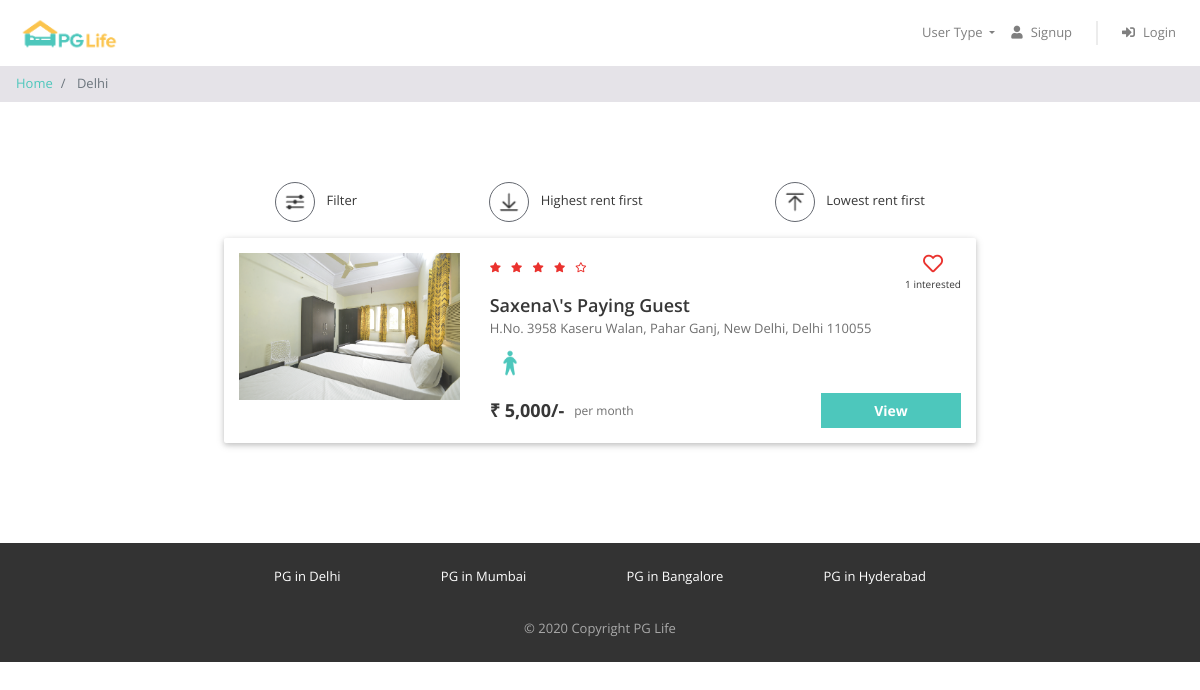
The app's page /property_list.php?city=Delhi with its own data.
### tables this page shows
CREATE TABLE `properties` (
  `prop_id` int(20) NOT NULL,
  `prop_city_id` int(20) NOT NULL,
  `prop_Name` varchar(50) NOT NULL,
  `prop_address` text NOT NULL,
  `prop_desc` text NOT NULL,
  `prop_rent` int(11) NOT NULL,
  `gender` varchar(20) NOT NULL,
  `prop_rating_food` float NOT NULL,
  `prop_rating_clean` float NOT NULL,
  `prop_rating_safety` float NOT NULL
);

### property_list.php (the view, shortened to what this page needs)
<?php
require "includes/database_connect.php";
$city_name = $_GET["city"];
$sql_1 = "SELECT * FROM cities WHERE city_name = '$city_name'";
$result_1 = mysqli_query($conn, $sql_1);
$city = mysqli_fetch_assoc($result_1);
$city_id = $city['city_id'];
$sql_2 = "SELECT * FROM properties WHERE prop_city_id = $city_id";
$result_2 = mysqli_query($conn, $sql_2);
$properties = mysqli_fetch_all($result_2, MYSQLI_ASSOC);
$sql_3 = "SELECT *
            FROM interested_users_properties iup
            INNER JOIN properties p ON iup.prop_id = p.prop_id
            WHERE p.prop_city_id = $city_id";
$result_3 = mysqli_query($conn, $sql_3);
$interested_users_properties = mysqli_fetch_all($result_3, MYSQLI_ASSOC);
?>
<!DOCTYPE html>
<html lang="en">
<head>
    <?php
    include "includes/head_links.php";
    ?>
    <link href="css/property_list.css" rel="stylesheet" />
</head>
<body>
    <?php
    include "includes/header.php";
    ?>
    <nav aria-label="breadcrumb">
        <ol class="breadcrumb py-2">
            <li class="breadcrumb-item">
                <a href="index.php">Home</a>
            </li>
            <li class="breadcrumb-item active" aria-current="page">
                <?php echo $city_name; ?>
            </li>
        </ol>
    </nav>
    <div class="page-container">
        <div class="filter-bar row justify-content-around">
            <div class="col-auto" data-toggle="modal" data-target="#filter-modal">
                <img src="img/filter.png" alt="filter" />
                <span>Filter</span>
            </div>
            <div class="col-auto">
                <img src="img/desc.png" alt="sort-desc" />
                <span>Highest rent first</span>
            </div>
            <div class="col-auto">
                <img src="img/asc.png" alt="sort-asc" />
                <span>Lowest rent first</span>
            </div>
        </div>
        <?php
        foreach ($properties as $property) {
            $property_images = glob("img/properties/" . $property['prop_id'] . "/*");
        ?>
            <div class="property-card property-id-<?= $property['prop_id'] ?> row">
                <div class="image-container col-md-4">
                    <img src="<?= $property_images[0] ?>" />
                </div>
                <div class="content-container col-md-8">
                    <div class="row no-gutters justify-content-between">
                        <?php
                        $total_rating = ($property['prop_rating_clean'] + $property['prop_rating_food'] + $property['prop_rating_safety']) / 3;
                        $total_rating = round($total_rating, 1);
                        ?>
                        <div class="star-container" title="<?= $total_rating ?>">
                            <?php
                            $rating = $total_rating;
                            for ($i = 0; $i < 5; $i++) {
                                if ($rating >= $i + 0.8) {
                            ?>
                                    <i class="fas fa-star"></i>
                                <?php
                                } elseif ($rating >= $i + 0.3) {
                                ?>
                                    <i class="fas fa-star-half-alt"></i>
                                <?php
                                } else {
                                ?>
                                    <i class="far fa-star"></i>
                            <?php
                                }
                            }
                            ?>
                        </div>
                        <div class="interested-container">
                            <?php
                            $interested_users_count = 0;
                            $is_interested = false;
                            foreach ($interested_users_properties as $interested_user_property) {
                                if ($interested_user_property['prop_id'] == $property['prop_id']) {
                                    $interested_users_count++;
                                }
                            }
                            if ($is_interested) {
                            ?>
                                <i class="is-interested-image fas fa-heart" property_id="<?= $property['prop_id'] ?>"></i>
                            <?php
                            } else {
                            ?>
                                <i class="is-interested-image far fa-heart" property_id="<?= $property['prop_id'] ?>"></i>
                            <?php
                            }
                            ?>
                            <div class="interested-text">
                                <span class="interested-user-count"><?= $interested_users_count ?></span> interested
                            </div>
                        </div>
                    </div>
                    <div class="detail-container">
                        <div class="property-name"><?= $property['prop_Name'] ?></div>
                        <div class="property-address"><?= $property['prop_address'] ?></div>
                        <div class="property-gender">
                            <?php
                            if ($property['gender'] == "male") {
                            ?>
                                <img src="img/male.png" />
                            <?php
                            } elseif ($property['gender'] == "female") {
                            ?>
                                <img src="img/female.png" />
                            <?php
                            } else {
                            ?>
                                <img src="img/unisex.png" />
                            <?php
                            }
                            ?>
                        </div>
                    </div>
                    <div class="row no-gutters">
                        <div class="rent-container col-6">
                            <div class="rent">₹ <?= number_format($property['prop_rent']) ?>/-</div>
                            <div class="rent-unit">per month</div>
                        </div>
                        <div class="button-container col-6">
                            <a href="property_detail.php?property_id=<?= $property['prop_id'] ?>" class="btn btn-primary">View</a>
                        </div>
                    </div>
                </div>
            </div>
        <?php
        }
        ?>
    </div>
    <?php
    include "includes/footer.php";
    ?>
</body>
</html>

### css/common.css (style rules this page uses)
* { box-sizing: border-box; font-family: 'Open Sans', sans-serif; }
body { color: #373737; font-size: 16px; position: relative; }
.btn-primary, .btn-warning, .btn-danger { color: white; font-weight: bold; }
.breadcrumb { background-color: #e5e3e8; font-size: 13px; border-radius: 0px; margin-bottom: 0px; }
.page-container { max-width: 800px; padding: 80px 24px; margin: auto; }

### css/property_list.css (style rules this page uses)
.filter-bar > div { cursor: pointer; font-size: 13px; text-align: center; margin-bottom: 16px; }
.filter-bar img { width: 40px; height: 40px; border-radius: 40px; border: 1px solid #646870; padding: 6px; margin-right: 8px; }
.property-card { background-color: #ffffff; border-radius: 2px; padding: 15px 0px; margin: 0px auto 20px; box-shadow: 0 2px 5px 0 rgba(0, 0, 0, 0.16), 0 2px 10px 0 rgba(0, 0, 0, 0.12); }
.image-container { text-align: center; }
.image-container img { width: 100%; max-width: 300px; }
.star-container i { color: #EA322E; font-size: 10px; margin-right: 6px; }
.interested-container { text-align: center; }
.interested-container i { color: #EA322E; font-size: 20px; cursor: pointer; }
.interested-text { font-size: 10px; }
.detail-container { padding-bottom: 10px; }
.property-name { font-size: 18px; font-weight: 600; }
.property-address { color: #6f6f6f; font-size: 13px; padding-bottom: 5px; }
.property-gender img { width: 40px; }
.rent-container { display: flex; align-items: center; }
.rent { font-size: 18px; font-weight: bold; padding-right: 10px; }
.rent-unit { color: #6f6f6f; font-size: 12px; }
.button-container .btn { font-size: 14px; border-radius: 0px; width: 140px; float: right; }

### records on screen
properties: prop_rating_clean 4 (drawn), interested_users_count "1", prop_Name "Saxena\\'s Paying Guest", prop_address "H.No. 3958 Kaseru Walan, Pahar Ganj, New Delhi, Delhi 110055", prop_rent "5,000"

### other values on screen
$city_name "Delhi"
